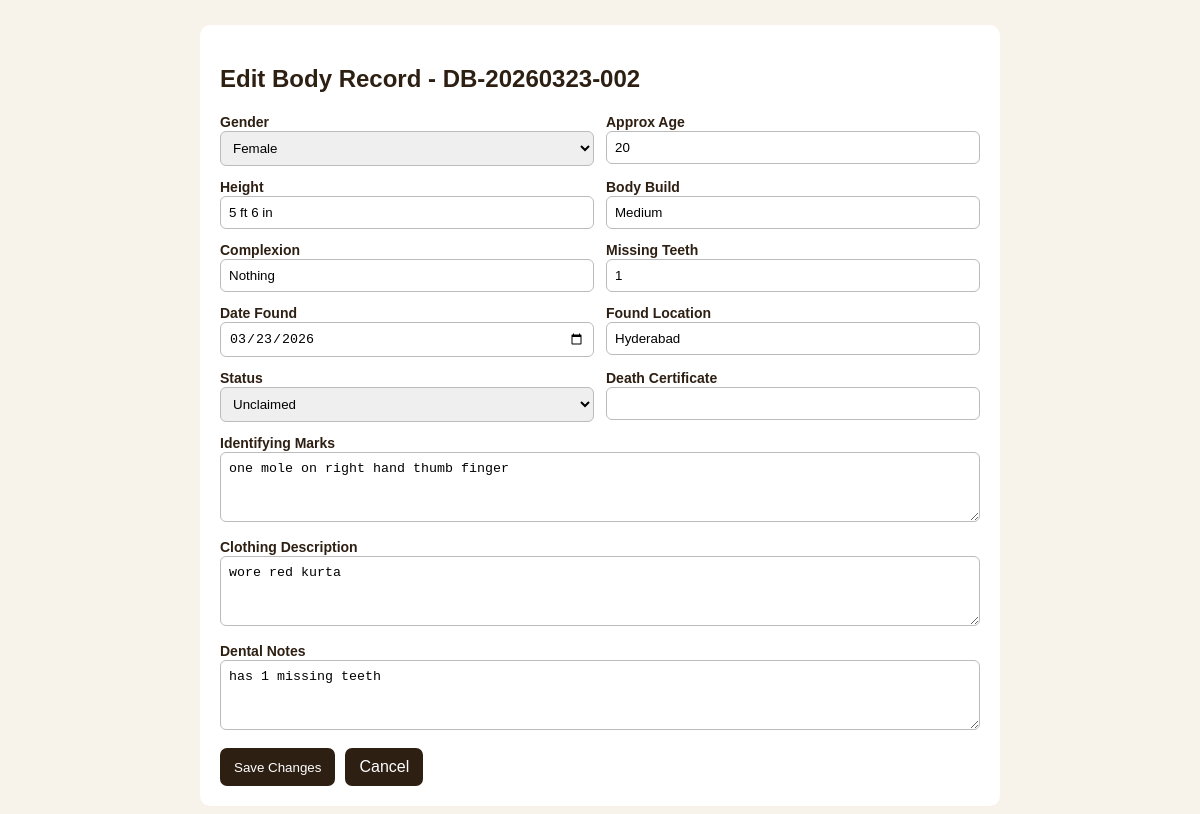
The app's page /edit_body/2 (signed in) with its own data.
### DeadBody Management and Tracking/app.py (models this page shows)
class DeadBody(db.Model):
    body_id = db.Column(db.Integer, primary_key=True)
    tag_number = db.Column(db.String(40), unique=True, nullable=False)
    gender = db.Column(db.String(20), nullable=False)
    approx_age = db.Column(db.Integer)
    height = db.Column(db.String(20))
    body_build = db.Column(db.String(20))
    complexion = db.Column(db.String(20))
    identifying_marks = db.Column(db.String(250))
    clothing_description = db.Column(db.String(250))
    missing_teeth = db.Column(db.Integer)
    dental_notes = db.Column(db.String(250))
    date_found = db.Column(db.Date, nullable=False, default=date.today)
    found_location = db.Column(db.String(150), nullable=False)
    registered_by = db.Column(db.String(120), nullable=False)
    status = db.Column(db.String(30), nullable=False, default="Unclaimed")
    cremation_date = db.Column(db.Date)
    death_certificate = db.Column(db.String(120))

### DeadBody Management and Tracking/app.py (the view, shortened to what this page needs)
@app.route("/edit_body/<int:body_id>", methods=["GET", "POST"])
@role_required("Admin")
def edit_body(body_id):
    record = DeadBody.query.get_or_404(body_id)
    if request.method == "GET":
        return render_template("edit_body.html", record=record)

### DeadBody Management and Tracking/app.py (called while the page is built)
def get_or_create_csrf_token():
    token = session.get("csrf_token")
    if not token:
        token = secrets.token_urlsafe(32)
        session["csrf_token"] = token
    return token

@app.context_processor
def inject_csrf_token():
    return {"csrf_token": get_or_create_csrf_token()}

@app.before_request
def csrf_protect():
    if request.method != "POST":
        return
    token_in_session = session.get("csrf_token")
    token_from_form = request.form.get("csrf_token")
    if not token_in_session or not token_from_form or token_in_session != token_from_form:
        flash("Invalid CSRF token. Refresh and try again.", "error")
        return redirect(request.referrer or url_for("home_page"))

def current_role_name():
    role_name = session.get("role_name")
    if role_name:
        return role_name
    role_id = session.get("fk_r_id")
    if not role_id:
        return None
    role = Role.query.get(role_id)
    if role:
        session["role_name"] = role.rolename
        return role.rolename
    return None

def role_required(*allowed_roles):
    def decorator(f):
        @wraps(f)
        def wrapped(*args, **kwargs):
            role_name = current_role_name()
            if role_name not in allowed_roles:
                flash("You do not have permission to access this page.", "error")
                return redirect(url_for("dashboard_page"))
            return f(*args, **kwargs)
        return wrapped
    return decorator

### DeadBody Management and Tracking/templates/edit_body.html (shortened to what this page needs)
<!DOCTYPE html>
<html lang="en">
<head>
</head>
<body>
    <div class="wrap">
        <h2>Edit Body Record - {{ record.tag_number }}</h2>
        <form method="post" action="/edit_body/{{ record.body_id }}">
            <div class="grid">
                <div>
                    <label>Gender</label>
                    <select name="gender" required>
                        <option value="Female" {% if record.gender == "Female" %}selected{% endif %}>Female</option>
                    </select>
                </div>
                <div>
                    <label>Approx Age</label>
                    <input name="age" type="number" min="0" max="130" value="{{ record.approx_age if record.approx_age is not none else '' }}">
                </div>
                <div>
                    <label>Height</label>
                    <input name="height" value="{{ record.height or '' }}">
                </div>
                <div>
                    <label>Body Build</label>
                    <input name="body_build" value="{{ record.body_build or '' }}">
                </div>
                <div>
                    <label>Complexion</label>
                    <input name="complexion" value="{{ record.complexion or '' }}">
                </div>
                <div>
                    <label>Missing Teeth</label>
                    <input name="teeth" type="number" min="0" max="32" value="{{ record.missing_teeth if record.missing_teeth is not none else '' }}">
                </div>
                <div>
                    <label>Date Found</label>
                    <input name="date_found" type="date" value="{{ record.date_found }}">
                </div>
                <div>
                    <label>Found Location</label>
                    <input name="found_location" required value="{{ record.found_location }}">
                </div>
                <div>
                    <label>Status</label>
                    <select name="status" required>
                        <option value="Unclaimed" {% if record.status == "Unclaimed" %}selected{% endif %}>Unclaimed</option>
                    </select>
                </div>
                <div>
                    <label>Death Certificate</label>
                    <input name="death_certificate" value="{{ record.death_certificate or '' }}">
                </div>
                <div class="full">
                    <label>Identifying Marks</label>
                    <textarea name="marks">{{ record.identifying_marks or '' }}</textarea>
                </div>
                <div class="full">
                    <label>Clothing Description</label>
                    <textarea name="clothing">{{ record.clothing_description or '' }}</textarea>
                </div>
                <div class="full">
                    <label>Dental Notes</label>
                    <textarea name="dental_notes">{{ record.dental_notes or '' }}</textarea>
                </div>
            </div>
            <div class="actions">
                <button type="submit">Save Changes</button>
                <a href="/body/{{ record.body_id }}">Cancel</a>
            </div>
        </form>
    </div>
</body>
</html>

### DeadBody Management and Tracking/templates/edit_body.html (style rules this page uses)
body { font-family: Arial, sans-serif; background: #f7f2ea; margin: 0; color: #2e1f13; }
.wrap { max-width: 760px; margin: 25px auto; background: #fff; border-radius: 10px; padding: 20px; }
.grid { display: grid; grid-template-columns: 1fr 1fr; gap: 12px; }
label { font-size: 14px; font-weight: 600; }
input, select, textarea { width: 100%; border: 1px solid #bbb; border-radius: 6px; padding: 8px; box-sizing: border-box; }
textarea { min-height: 70px; }
.full { grid-column: 1 / -1; }
button, a { background: #2e1f13; color: #fff; text-decoration: none; border: 0; border-radius: 7px; padding: 10px 14px; cursor: pointer; }
.actions { margin-top: 14px; display: flex; gap: 10px; }

### records on screen
DeadBody: tag_number "DB-20260323-002", gender "Female", age "20", height "5 ft 6 in", body_build "Medium", complexion "Nothing", teeth "1", date_found "03/23/2026", found_location "Hyderabad", status "Unclaimed", marks "one mole on right hand thumb finger", clothing "wore red kurta", dental_notes "has 1 missing teeth"
